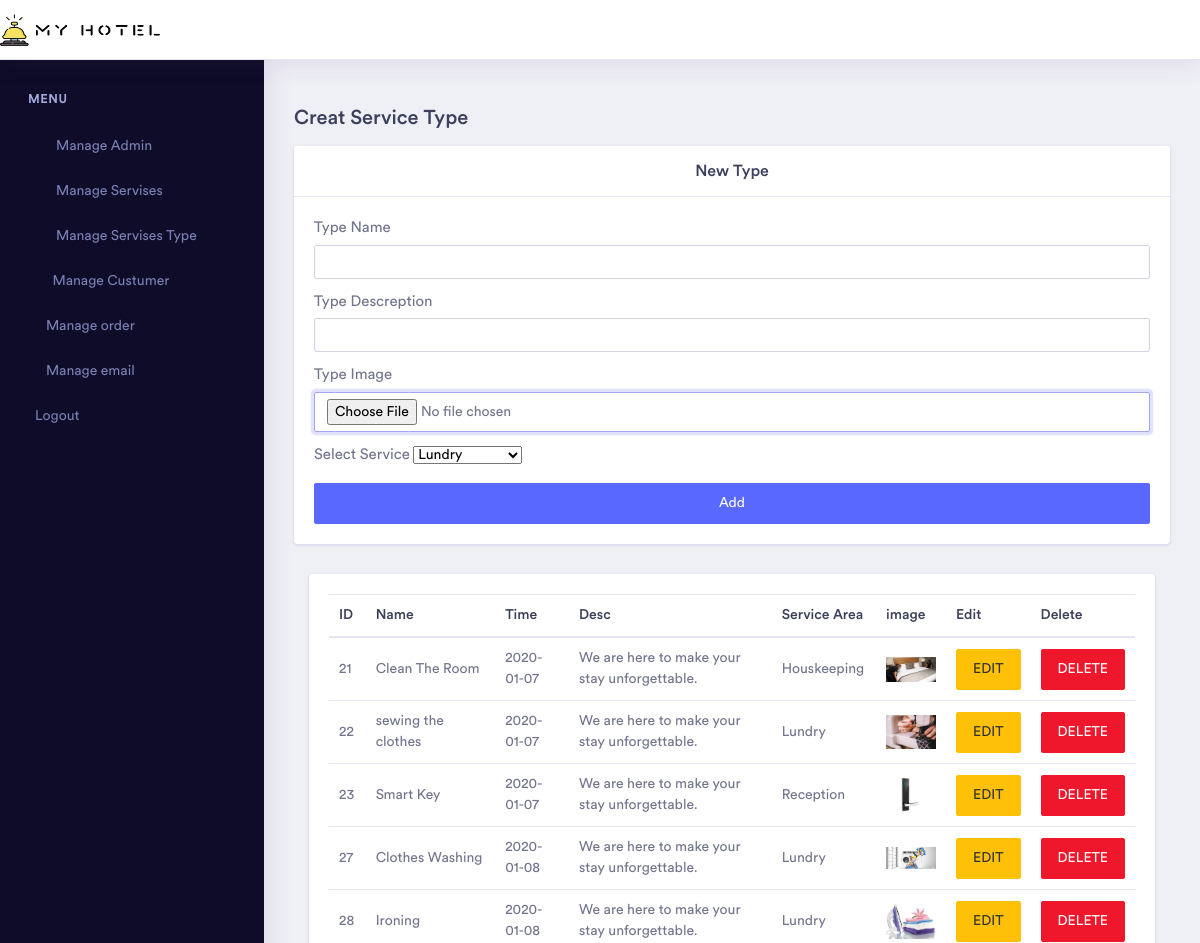
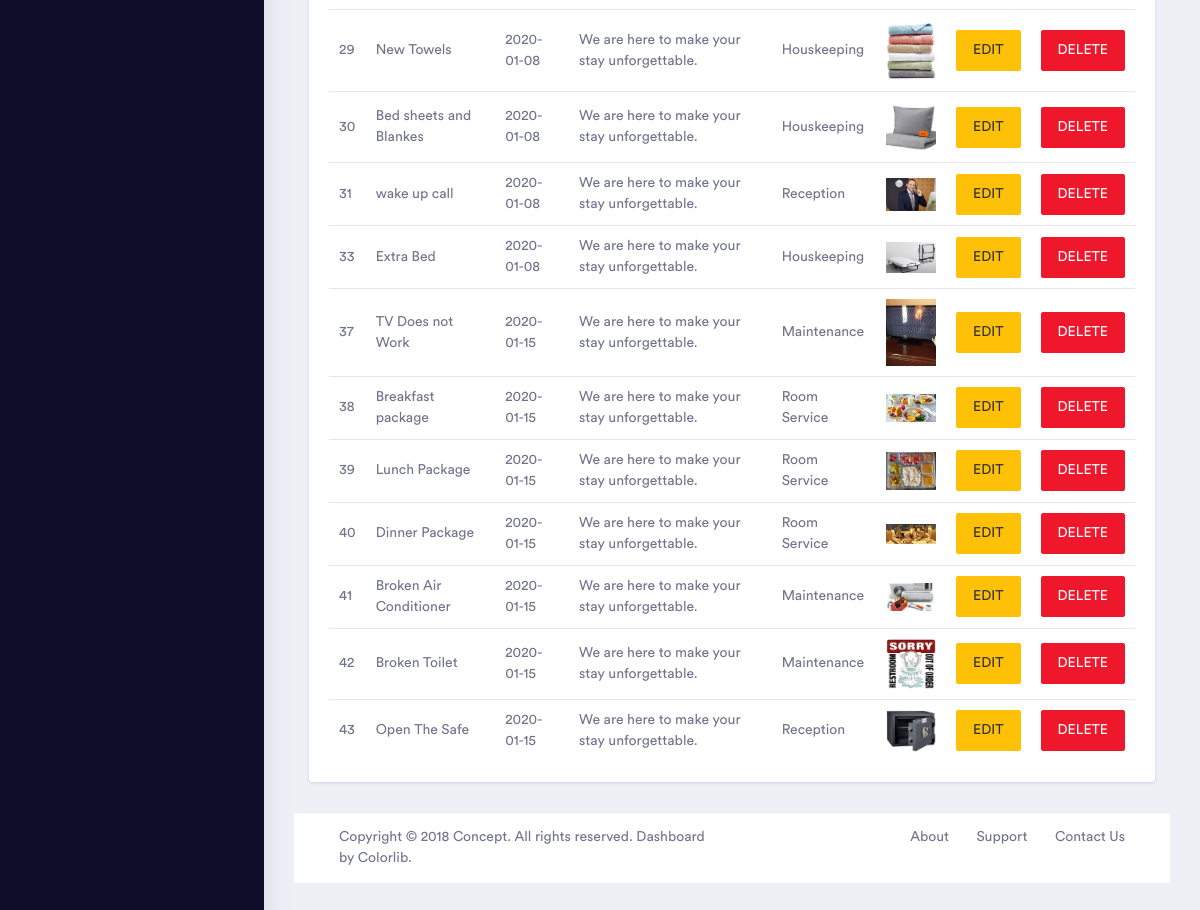
Page /admin/manage_servises_type.php (signed in) on the committed database (2 pictures, top to bottom).
### tables this page shows
CREATE TABLE `services_type` (
  `type_id` int(4) NOT NULL,
  `name` varchar(100) NOT NULL,
  `description` varchar(50) NOT NULL,
  `image` varchar(250) NOT NULL,
  `time` date NOT NULL DEFAULT current_timestamp(),
  `service_id` int(11) NOT NULL
);

CREATE TABLE `roomservice` (
  `service_id` int(100) NOT NULL,
  `service_name` varchar(250) NOT NULL,
  `service_image` varchar(250) NOT NULL
);

### admin/manage_servises_type.php (the view, shortened to what this page needs)
<?php
include("../includes/connect.php");
include("../includes/header.php");
?>
  <div class="row">
                            <div class="col-xl-12 col-lg-12 col-md-12 col-sm-12 col-12">
                                <div class="section-block" id="basicform">
                                    <h3 class="section-title">Creat Service Type</h3>
                                </div>
                                <div class="card">
                                  <center>  <h4 class="card-header">New Type</h4></center>
                                    <div class="card-body">
                                        <form  method="post" enctype="multipart/form-data">
                                            <div class="form-group">
                                                <label for="inputEmail">Type Name</label>
                                                <input name="name" id="inputEmail" type="text"  class="form-control">
                                            </div>
                                            <div class="form-group">
                                                <label for="inputEmail">Type Descreption</label>
                                                <input name="desc" id="inputEmail" type="text"  class="form-control">
                                            </div>
                                            <div class="form-group">
                                                <label for="inputEmail">Type Image</label>
                                                <input name="images" id="inputEmail" type="file"  class="form-control">
                                            </div>
                                          <div class="form-group">
                                                <label for="inputEmail">Select Service</label>
                                                <select name="Service_name">
                                                     <?php
                                                             $query = "SELECT * FROM roomservice";
                                                             $result= mysqli_query($conn,$query);
                                                          while($row=mysqli_fetch_assoc($result)){
                                            echo "<option value='{$row['service_id']}'>{$row['service_name']}</option>";
                                        }
                                        ?>
                                                </select>
                                            </div>
                                            <button name="submet" type="submet" class="btn btn-primary col-12">Add</button>
                                        </form>
                                    </div>
                                </div>
                            </div>
                        </div>
   <div class="col-xl-12 col-lg-12 col-md-12 col-sm-12 col-12">
                            <div class="card">
                                <div class="card-body">
                                    <table class="table">
                                        <thead>
                                            <tr>
                                                <th scope="col">ID</th>
                                                <th scope="col">Name</th>
                                                <th scope="col">Time</th>
                                                <th scope="col">Desc</th>
                                                <th scope="col">Service Area</th>
                                                <th scope="col">image</th>
                                                <th scope="col">Edit</th>
                                                <th scope="col">Delete</th>
                                            </tr>
                                        </thead>
                                        <tbody>
                                             <?php
                                 $query = "SELECT * FROM services_type
                                 INNER JOIN roomservice ON
                                 roomservice.service_id=services_type.service_id";
                                 $result= mysqli_query($conn,$query);
                                 while($row=mysqli_fetch_assoc($result)){
                                       echo "<tr>";
                                    echo "<td>{$row['type_id']}</td>";
                                    echo "<td>{$row['name']}</td>";
                                    echo "<td>{$row['time']}</td>";
                                    echo "<td>{$row['description']}</td>";
                                    echo "<td>{$row['service_name']}</td>";
                                    echo "<td><img hight='50px' width='50px' src='upload/{$row['image']}'></td>";
                                    echo "<td><a href='edit_type.php?type_id={$row['type_id']}' class='btn
                                    btn-warning'> EDIT</a></td>";
                                    echo "<td><a href='delete_type.php?type_id={$row['type_id']}' class='btn
                                    btn-danger'>DELETE</td>";
                                    echo "</tr>";
                                }
                                ?>
                                        </tbody>
                                    </table>
                                </div>
                            </div>
                        </div>
<?php include("../includes/footer.php"); ?>

### includes/header.php (shortened to what this page needs)
<!doctype html>
<html lang="en">
<head>
    <link rel="stylesheet" href="../assets/vendor/bootstrap/css/bootstrap.min.css">
    <link href="../assets/vendor/fonts/circular-std/style.css" rel="stylesheet">
    <link rel="stylesheet" href="../assets/libs/css/style.css">
    <link rel="stylesheet" href="../assets/vendor/fonts/fontawesome/css/fontawesome-all.css">
    <link rel="stylesheet" href="../assets/vendor/charts/chartist-bundle/chartist.css">
    <link rel="stylesheet" href="../assets/vendor/charts/morris-bundle/morris.css">
    <link rel="stylesheet" href="../assets/vendor/fonts/material-design-iconic-font/css/materialdesignicons.min.css">
    <link rel="stylesheet" href="../assets/vendor/charts/c3charts/c3.css">
    <link rel="stylesheet" href="../assets/vendor/fonts/flag-icon-css/flag-icon.min.css">
        <link rel="stylesheet" href="../assets/vendor/bootstrap-select/css/bootstrap-select.css">
</head>
<body>
    <div class="dashboard-main-wrapper">
        <div class="dashboard-header">
            <nav class="navbar navbar-expand-lg bg-white fixed-top">
                <a href="./index.php"><img src="../img/logoo.png" width="160px" height="32px" alt=""></a>
            </nav>
        </div>
        <div class="nav-left-sidebar sidebar-dark">
            <div class="menu-list">
                <nav class="navbar navbar-expand-lg navbar-light">
                    <div class="collapse navbar-collapse" id="navbarNav">
                        <ul class="navbar-nav flex-column">
                            <li class="nav-divider">
                                Menu
                            </li>
                            <li class="nav-item ">
                                <a class="nav-link " href="manage.php"  aria-expanded="false"  aria-controls="submenu-1"><i class="fa fa-fw fa-user-circle"></i> Manage Admin <span class="badge badge-success">6</span></a></li>
                                <li class="nav-item ">
                                <a class="nav-link " href="manage_services.php"  aria-expanded="false"  aria-controls="submenu-1"><i  class="fa fa-fw fa-rocket"></i> Manage Servises<span class="badge badge-success">6</span></a>
                            </li>
                          <li class="nav-item ">
                                <a class="nav-link " href="manage_servises_type.php"  aria-expanded="false"  aria-controls="submenu-1"><i  class="fab fa-fw fa-wpforms"></i> Manage Servises Type<span class="badge badge-success">6</span></a>
                            </li>
                            <li class="nav-item">
                                <a class="nav-link" href="manage_customer.php"  aria-expanded="false"  aria-controls="submenu-1"><i class="fas fa-fw fa-table"></i>Manage Custumer</a>
                            </li>
                           <li class="nav-item">
                                <a class="nav-link" href="manage_order.php"  aria-expanded="false"  aria-controls="submenu-1"><i class="fas fa-f fa-folder"></i>Manage order</a>
                            </li>
                              <li class="nav-item">
                                <a class="nav-link" href="manage_email.php"  aria-expanded="false"  aria-controls="submenu-1"><i class="fas fa-f fa-folder"></i>Manage email</a>
                            </li>
                            <li class="nav-item">
                                <a class="nav-link" href="logout.php"  aria-expanded="false"  aria-controls="submenu-1"><i class="fas fa-f fa-logout"></i>Logout</a>
                            </li>
                        </ul>
                    </div>
                </nav>
            </div>
        </div>
        <div class="dashboard-wrapper">
            <div class="dashboard-ecommerce">
                <div class="container-fluid dashboard-content ">

### includes/footer.php (shortened to what this page needs)
            <div class="footer">
                <div class="container-fluid">
                    <div class="row">
                        <div class="col-xl-6 col-lg-6 col-md-6 col-sm-12 col-12">
                             Copyright © 2018 Concept. All rights reserved. Dashboard by <a href="https://colorlib.com/wp/">Colorlib</a>.
                        </div>
                        <div class="col-xl-6 col-lg-6 col-md-6 col-sm-12 col-12">
                            <div class="text-md-right footer-links d-none d-sm-block">
                                <a href="javascript: void(0);">About</a>
                                <a href="javascript: void(0);">Support</a>
                                <a href="javascript: void(0);">Contact Us</a>
                            </div>
                        </div>
                    </div>
                </div>
            </div>
        </div>
    </div>
</body>
</html>

### rows in the picture
services_type: type_id "21", name "Clean The Room", time "2020-01-07", description "We are here to make your stay unforgettable.", service.service_name "Houskeeping", image (picture)
services_type: type_id "22", name "sewing the clothes", time "2020-01-07", description "We are here to make your stay unforgettable.", service.service_name "Lundry", image (picture)
services_type: type_id "23", name "Smart Key", time "2020-01-07", description "We are here to make your stay unforgettable.", service.service_name "Reception", image (picture)
services_type: type_id "27", name "Clothes Washing", time "2020-01-08", description "We are here to make your stay unforgettable.", service.service_name "Lundry", image (picture)
services_type: type_id "28", name "Ironing", time "2020-01-08", description "We are here to make your stay unforgettable.", service.service_name "Lundry", image (picture)
services_type: type_id "29", name "New Towels", time "2020-01-08", description "We are here to make your stay unforgettable.", service.service_name "Houskeeping", image (picture)
services_type: type_id "30", name "Bed sheets and Blankes", time "2020-01-08", description "We are here to make your stay unforgettable.", service.service_name "Houskeeping", image (picture)
services_type: type_id "31", name "wake up call", time "2020-01-08", description "We are here to make your stay unforgettable.", service.service_name "Reception", image (picture)
services_type: type_id "33", name "Extra Bed", time "2020-01-08", description "We are here to make your stay unforgettable.", service.service_name "Houskeeping", image (picture)
services_type: type_id "37", name "TV Does not Work", time "2020-01-15", description "We are here to make your stay unforgettable.", service.service_name "Maintenance", image (picture)
services_type: type_id "38", name "Breakfast package", time "2020-01-15", description "We are here to make your stay unforgettable.", service.service_name "Room Service", image (picture)
services_type: type_id "39", name "Lunch Package", time "2020-01-15", description "We are here to make your stay unforgettable.", service.service_name "Room Service", image (picture)
services_type: type_id "40", name "Dinner Package", time "2020-01-15", description "We are here to make your stay unforgettable.", service.service_name "Room Service", image (picture)
services_type: type_id "41", name "Broken Air Conditioner", time "2020-01-15", description "We are here to make your stay unforgettable.", service.service_name "Maintenance", image (picture)
services_type: type_id "42", name "Broken Toilet", time "2020-01-15", description "We are here to make your stay unforgettable.", service.service_name "Maintenance", image (picture)
services_type: type_id "43", name "Open The Safe", time "2020-01-15", description "We are here to make your stay unforgettable.", service.service_name "Reception", image (picture)

### other values in the picture
form field Service_name "Lundry"
